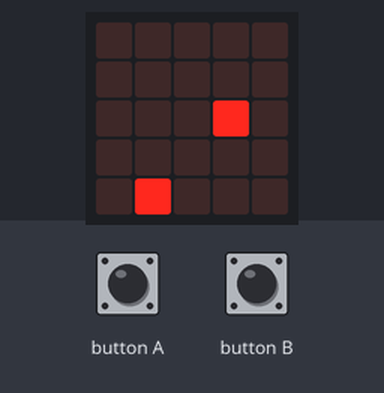
A program run on a simulated Calliope mini (MakeCode). On the bench: the board's 5×5 LED display. The test bench sets the inputs (shaded band). Random numbers come from a fixed seed; the short countdown, score and lost-life animations are approximate.

Above: at 1.2 s.
1.3 s: button A pressed for 0.15 s
At 1.8 s:
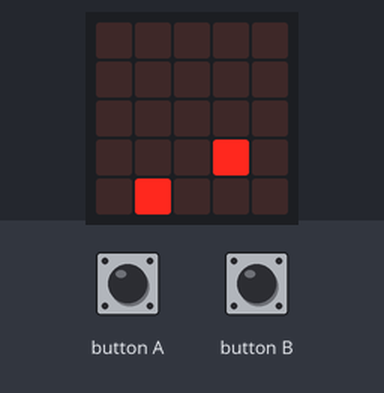
4.4 s: button B pressed for 0.15 s
At 5.1 s:
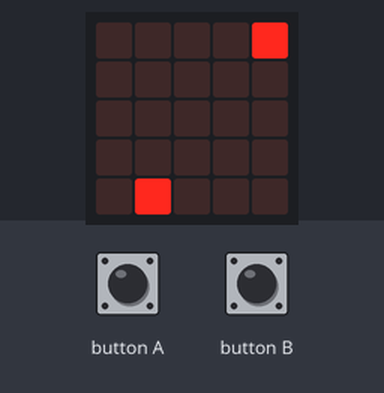
7.5 s: button A pressed for 0.15 s
At 8.2 s:
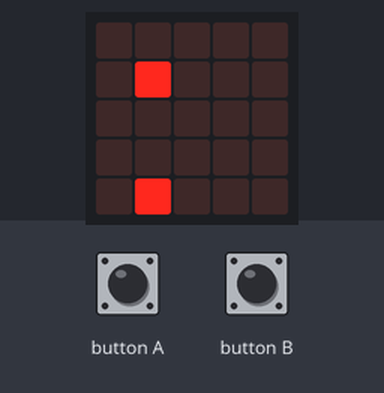
10.6 s: button B pressed for 0.15 s
At 11.3 s:
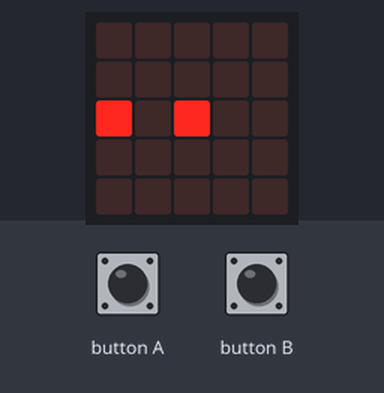
13.7 s: button A pressed for 0.15 s
At 14.5 s:
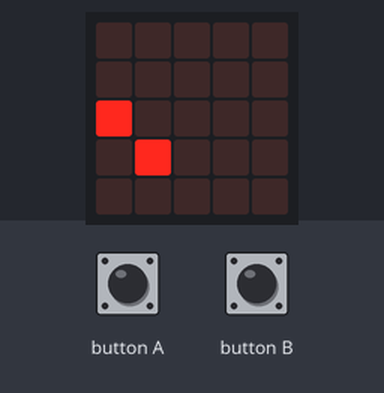
16.8 s: button B pressed for 0.15 s
At 17.6 s:
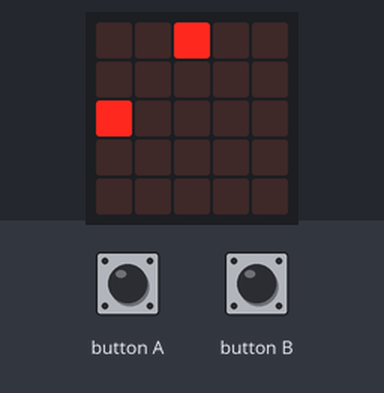
Timing chart, 0 to 19.8 s (numbered marks = the images above; inputs shaded):
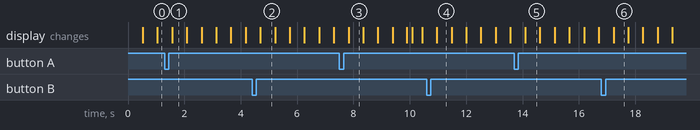

Measured:
- what the display in image 1 shows lasts 0.5 s, from 1.6 s to 2.1 s

The program:

main.ts
```typescript
input.onButtonEvent(Button.A, input.buttonEventClick(), function () {
    Faenger.turn(Direction.Left, 90)
})
input.onButtonEvent(Button.B, input.buttonEventClick(), function () {
    Faenger.turn(Direction.Right, 90)
})
let Faenger: game.LedSprite = null
Faenger = game.createSprite(2, 2)
let Ziel = game.createSprite(randint(0, 4), randint(0, 4))
basic.forever(function () {
    if (game.score() < 5) {
        Faenger.ifOnEdgeBounce()
        Faenger.move(1)
        basic.pause(500 + (game.score() + 1))
        if (Faenger.isTouching(Ziel)) {
            game.addScore(1)
            Ziel.delete()
            Ziel = game.createSprite(randint(0, 4), randint(0, 4))
        }
    } else {
        game.gameOver()
    }
})
```

test.ts
```typescript
// Hier kann man Tests durchführen; diese Datei wird nicht kompiliert, wenn dieses Paket als Erweiterung verwendet wird.
```
